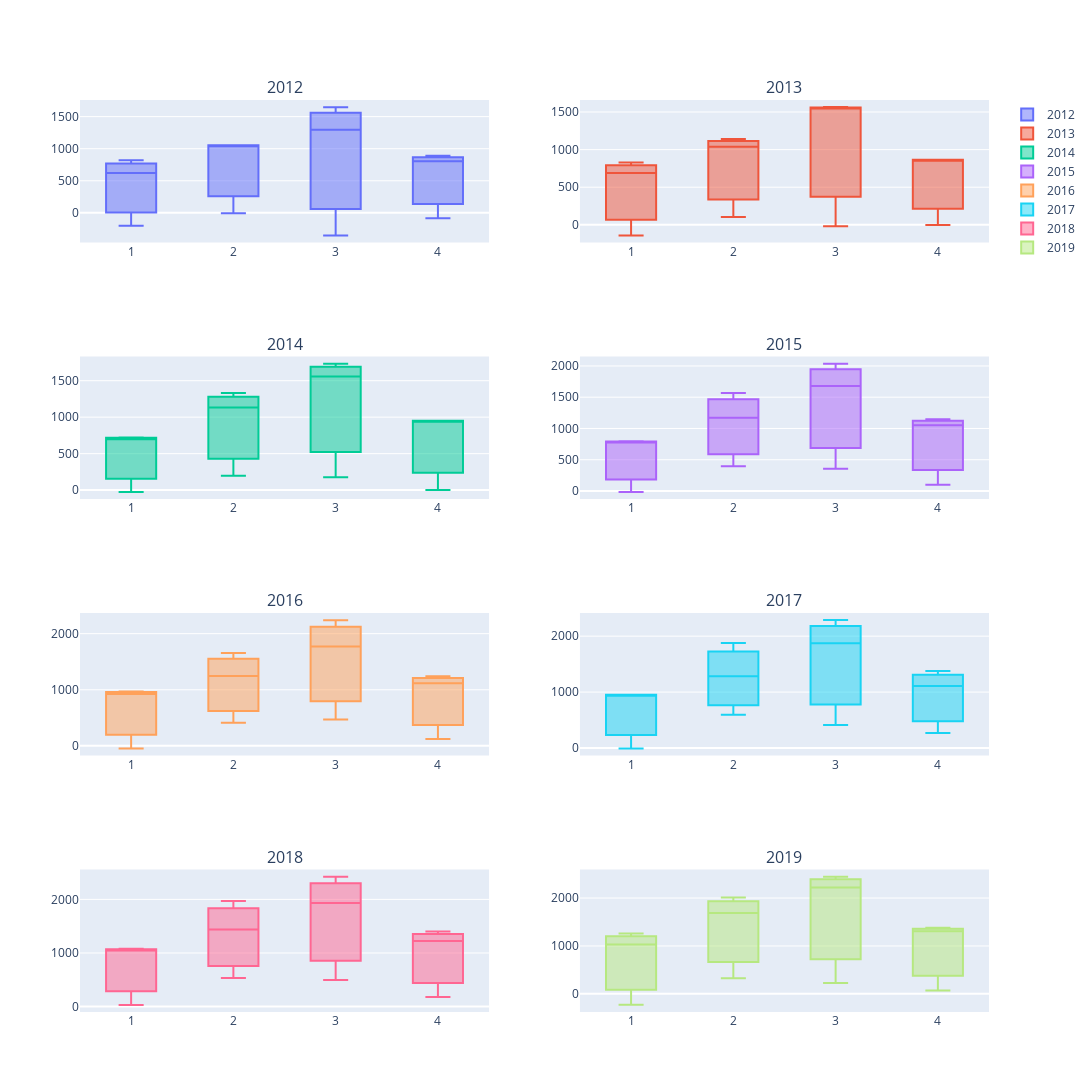

Notebook code for this chart:
### Code cell
rows=4
cols=2
fig = make_subplots(rows=rows, cols=cols, subplot_titles=(pivot_table.columns[2:]))
x = 2
for i in range(1, rows + 1):
    for j in range(1, cols + 1):
        fig.add_trace(go.Box(x =pivot_table['Quarter'], y = pivot_table[pivot_table.columns[x]], name=pivot_table.columns[x]) ,
                     row=i,
                     col=j)

        x=x+1

fig.update_layout(height=2000, width=1200)
fig.show()

### Figure 1 — Plotly figure (JSON) as saved in the notebook; plotly's stock layout.template omitted (floating-point values rounded to 4 significant figures)
{"data": [{"name": "2012", "type": "box", "x": ["1", "2", "3", "4", "1", "2", "3", "4", "1", "2", "3", "4"], "xaxis": "x", "y": [621, 1048, 1296, 806, 821, 1054, 1648, 889, -200, -6, -351, -83], "yaxis": "y"}, {"name": "2013", "type": "box", "x": ["1", "2", "3", "4", "1", "2", "3", "4", "1", "2", "3", "4"], "xaxis": "x2", "y": [688, 1140, 1546, 864, 828, 1037, 1565, 865, -140, 103, -19, -1], "yaxis": "y2"}, {"name": "2014", "type": "box", "x": ["1", "2", "3", "4", "1", "2", "3", "4", "1", "2", "3", "4"], "xaxis": "x3", "y": [699, 1331, 1734, 952, 723, 1133, 1559, 952, -24, 198, 175, 0], "yaxis": "y3"}, {"name": "2015", "type": "box", "x": ["1", "2", "3", "4", "1", "2", "3", "4", "1", "2", "3", "4"], "xaxis": "x4", "y": [780, 1566, 2037, 1148, 794, 1170, 1680, 1050, -14, 396, 357, 98], "yaxis": "y4"}, {"name": "2016", "type": "box", "x": ["1", "2", "3", "4", "1", "2", "3", "4", "1", "2", "3", "4"], "xaxis": "x5", "y": [926, 1655, 2241, 1242, 971, 1243, 1771, 1118, -45, 412, 470, 124], "yaxis": "y5"}, {"name": "2017", "type": "box", "x": ["1", "2", "3", "4", "1", "2", "3", "4", "1", "2", "3", "4"], "xaxis": "x6", "y": [945, 1876, 2287, 1377, 952, 1281, 1875, 1107, -7, 595, 412, 270], "yaxis": "y6"}, {"name": "2018", "type": "box", "x": ["1", "2", "3", "4", "1", "2", "3", "4", "1", "2", "3", "4"], "xaxis": "x7", "y": [1079, 1970, 2425, 1400, 1047, 1438, 1931, 1223, 32, 532, 494, 177], "yaxis": "y7"}, {"name": "2019", "type": "box", "x": ["1", "2", "3", "4", "1", "2", "3", "4", "1", "2", "3", "4"], "xaxis": "x8", "y": [1029, 2012, 2448, 1378, 1260, 1689, 2223, 1308, -231, 323, 225, 70], "yaxis": "y8"}], "layout": {"annotations": [{"font": {"size": 16}, "showarrow": false, "text": "2012", "x": 0.225, "xanchor": "center", "xref": "paper", "y": 1, "yanchor": "bottom", "yref": "paper"}, {"font": {"size": 16}, "showarrow": false, "text": "2013", "x": 0.775, "xanchor": "center", "xref": "paper", "y": 1, "yanchor": "bottom", "yref": "paper"}, {"font": {"size": 16}, "showarrow": false, "text": "2014", "x": 0.225, "xanchor": "center", "xref": "paper", "y": 0.7188, "yanchor": "bottom", "yref": "paper"}, {"font": {"size": 16}, "showarrow": false, "text": "2015", "x": 0.775, "xanchor": "center", "xref": "paper", "y": 0.7188, "yanchor": "bottom", "yref": "paper"}, {"font": {"size": 16}, "showarrow": false, "text": "2016", "x": 0.225, "xanchor": "center", "xref": "paper", "y": 0.4375, "yanchor": "bottom", "yref": "paper"}, {"font": {"size": 16}, "showarrow": false, "text": "2017", "x": 0.775, "xanchor": "center", "xref": "paper", "y": 0.4375, "yanchor": "bottom", "yref": "paper"}, {"font": {"size": 16}, "showarrow": false, "text": "2018", "x": 0.225, "xanchor": "center", "xref": "paper", "y": 0.1562, "yanchor": "bottom", "yref": "paper"}, {"font": {"size": 16}, "showarrow": false, "text": "2019", "x": 0.775, "xanchor": "center", "xref": "paper", "y": 0.1562, "yanchor": "bottom", "yref": "paper"}], "height": 2000, "width": 1200, "xaxis": {"anchor": "y", "domain": [0, 0.45]}, "xaxis2": {"anchor": "y2", "domain": [0.55, 1]}, "xaxis3": {"anchor": "y3", "domain": [0, 0.45]}, "xaxis4": {"anchor": "y4", "domain": [0.55, 1]}, "xaxis5": {"anchor": "y5", "domain": [0, 0.45]}, "xaxis6": {"anchor": "y6", "domain": [0.55, 1]}, "xaxis7": {"anchor": "y7", "domain": [0, 0.45]}, "xaxis8": {"anchor": "y8", "domain": [0.55, 1]}, "yaxis": {"anchor": "x", "domain": [0.8438, 1]}, "yaxis2": {"anchor": "x2", "domain": [0.8438, 1]}, "yaxis3": {"anchor": "x3", "domain": [0.5625, 0.7188]}, "yaxis4": {"anchor": "x4", "domain": [0.5625, 0.7188]}, "yaxis5": {"anchor": "x5", "domain": [0.2812, 0.4375]}, "yaxis6": {"anchor": "x6", "domain": [0.2812, 0.4375]}, "yaxis7": {"anchor": "x7", "domain": [0, 0.1562]}, "yaxis8": {"anchor": "x8", "domain": [0, 0.1562]}}}
